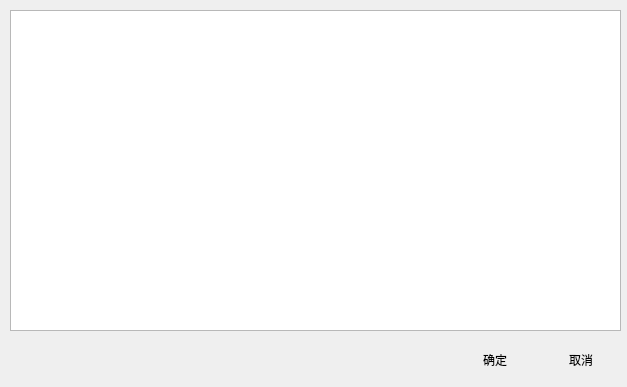
<?xml version="1.0" encoding="UTF-8"?>
<ui version="4.0">
 <class>KismetGroupSortWindow</class>
 <widget class="QWidget" name="KismetGroupSortWindow">
  <property name="geometry">
   <rect>
    <x>0</x>
    <y>0</y>
    <width>627</width>
    <height>387</height>
   </rect>
  </property>
  <property name="windowTitle">
   <string>事件组排序</string>
  </property>
  <property name="windowIcon">
   <iconset resource="orion2.qrc">
    <normaloff>:/images/unique32.png</normaloff>:/images/unique32.png</iconset>
  </property>
  <widget class="QListWidget" name="listWidget">
   <property name="geometry">
    <rect>
     <x>10</x>
     <y>10</y>
     <width>611</width>
     <height>321</height>
    </rect>
   </property>
   <property name="dragEnabled">
    <bool>true</bool>
   </property>
   <property name="dragDropMode">
    <enum>QAbstractItemView::InternalMove</enum>
   </property>
   <property name="iconSize">
    <size>
     <width>32</width>
     <height>32</height>
    </size>
   </property>
   <property name="movement">
    <enum>QListView::Snap</enum>
   </property>
   <property name="isWrapping" stdset="0">
    <bool>true</bool>
   </property>
  </widget>
  <widget class="QWidget" name="horizontalLayoutWidget_3">
   <property name="geometry">
    <rect>
     <x>10</x>
     <y>340</y>
     <width>611</width>
     <height>41</height>
    </rect>
   </property>
   <layout class="QHBoxLayout" name="horizontalLayout_3">
    <item>
     <spacer name="horizontalSpacer_2">
      <property name="orientation">
       <enum>Qt::Horizontal</enum>
      </property>
      <property name="sizeHint" stdset="0">
       <size>
        <width>40</width>
        <height>20</height>
       </size>
      </property>
     </spacer>
    </item>
    <item>
     <widget class="QPushButton" name="okpushButton">
      <property name="text">
       <string>确定</string>
      </property>
      <property name="icon">
       <iconset resource="orion2.qrc">
        <normaloff>:/images/ok.png</normaloff>:/images/ok.png</iconset>
      </property>
      <property name="iconSize">
       <size>
        <width>24</width>
        <height>24</height>
       </size>
      </property>
      <property name="flat">
       <bool>true</bool>
      </property>
     </widget>
    </item>
    <item>
     <widget class="QPushButton" name="cancelpushButton">
      <property name="text">
       <string>取消</string>
      </property>
      <property name="icon">
       <iconset resource="orion2.qrc">
        <normaloff>:/images/cancel.png</normaloff>:/images/cancel.png</iconset>
      </property>
      <property name="iconSize">
       <size>
        <width>24</width>
        <height>24</height>
       </size>
      </property>
      <property name="flat">
       <bool>true</bool>
      </property>
     </widget>
    </item>
   </layout>
  </widget>
 </widget>
 <resources>
  <include location="orion2.qrc"/>
 </resources>
 <connections/>
</ui>
